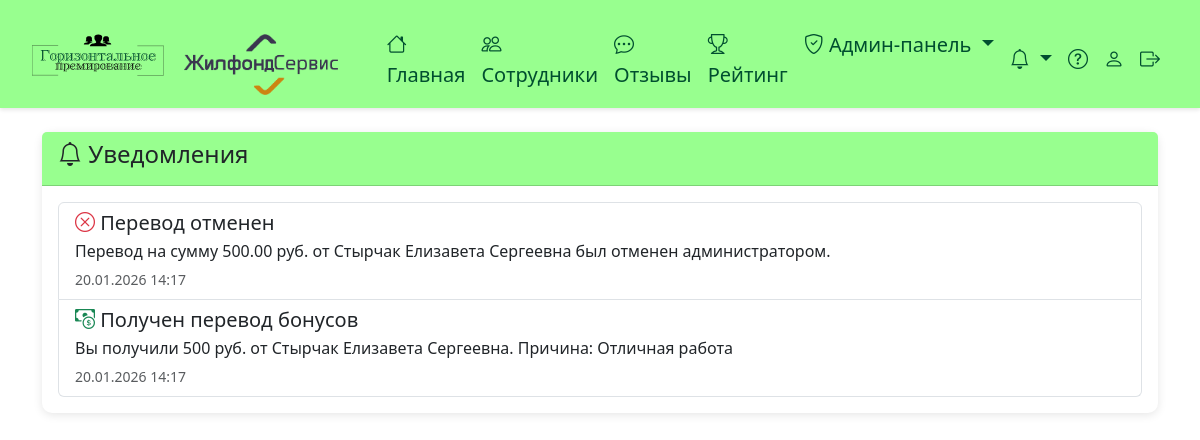
The app's page /notifications/ (signed in) with its own data.
### employees/models.py (models this page shows, shortened)
class SystemSettings(models.Model):
    monthly_bonus_amount = models.DecimalField(max_digits=10, decimal_places=2, default=1000.00, verbose_name='Сумма бонусных рублей на месяц')
    company_logo = models.ImageField(upload_to='company_logos/', blank=True, null=True, verbose_name='Логотип компании')
    class Meta:
        verbose_name = 'Настройка системы'
        verbose_name_plural = 'Настройки системы'
    @classmethod
    def get_settings(cls):
        settings, created = cls.objects.get_or_create(pk=1)
        return settings

class Notification(models.Model):
    TYPE_CHOICES = [
        ('transfer_received', 'Получен перевод'),
        ('transfer_cancelled', 'Перевод отменен'),
        ('news', 'Новость'),
        ('system', 'Системное'),
    ]
    user = models.ForeignKey(Employee, on_delete=models.CASCADE, related_name='notifications', verbose_name='Пользователь')
    type = models.CharField(max_length=20, choices=TYPE_CHOICES, verbose_name='Тип уведомления')
    title = models.CharField(max_length=200, verbose_name='Заголовок')
    message = models.TextField(verbose_name='Сообщение')
    is_read = models.BooleanField(default=False, verbose_name='Прочитано')
    created_at = models.DateTimeField(auto_now_add=True, verbose_name='Дата создания')
    related_transfer = models.ForeignKey(BonusTransfer, on_delete=models.SET_NULL, null=True, blank=True, verbose_name='Связанный перевод')
    class Meta:
        verbose_name = 'Уведомление'
        verbose_name_plural = 'Уведомления'
        ordering = ['-created_at']

### employees/views.py (the view)
# urls.py: path('notifications/', views.notifications_view, name='notifications'),
@login_required
def notifications_view(request):
    notifications = Notification.objects.filter(user=request.user).order_by('-created_at')
    unread_count = notifications.filter(is_read=False).count()
    if request.method == 'GET' and 'mark_read' in request.GET:
        Notification.objects.filter(user=request.user, is_read=False).update(is_read=True)
        return redirect('notifications')
    context = {
        'notifications': notifications,
        'unread_count': unread_count,
    }
    return render(request, 'employees/notifications.html', context)

### employees/context_processors.py (called while the page is built)
def notifications_count(request):
    if request.user.is_authenticated:
        unread_count = Notification.objects.filter(user=request.user, is_read=False).count()
        notifications = Notification.objects.filter(user=request.user).order_by('-created_at')[:10]
        return {
            'unread_notifications_count': unread_count,
            'notifications_list': notifications
        }
    return {
        'unread_notifications_count': 0,
        'notifications_list': []
    }

### employees/templatetags/employees_tags.py (called while the page is built)
@register.simple_tag
def get_system_settings():
    return SystemSettings.get_settings()

### templates/employees/notifications.html (shortened to what this page needs)
{% extends 'base.html' %}
{% block content %}
<div class="card">
    <div class="card-header d-flex justify-content-between align-items-center">
        <h4><i class="bi bi-bell"></i> Уведомления</h4>
    </div>
    <div class="card-body">
        {% if notifications %}
        <div class="list-group">
            {% for notification in notifications %}
            <div class="list-group-item {% if not notification.is_read %}list-group-item-primary{% endif %}">
                <div class="d-flex w-100 justify-content-between">
                    <div>
                        <h5 class="mb-1">
                            {% if notification.type == 'transfer_received' %}
                                <i class="bi bi-cash-coin text-success"></i>
                            {% elif notification.type == 'transfer_cancelled' %}
                                <i class="bi bi-x-circle text-danger"></i>
                            {% elif notification.type == 'news' %}
                                <i class="bi bi-newspaper text-info"></i>
                            {% else %}
                                <i class="bi bi-info-circle"></i>
                            {% endif %}
                            {{ notification.title }}
                        </h5>
                        <p class="mb-1">{{ notification.message }}</p>
                        <small class="text-muted">{{ notification.created_at|date:"d.m.Y H:i" }}</small>
                    </div>
                </div>
            </div>
            {% endfor %}
        </div>
        {% else %}
        <p class="text-center text-muted">У вас нет уведомлений</p>
        {% endif %}
    </div>
</div>
{% endblock %}

### templates/base.html (shortened to what this page needs)
<!DOCTYPE html>
<html lang="ru">
<head>
    <link href="https://cdn.jsdelivr.net/npm/bootstrap@5.3.0/dist/css/bootstrap.min.css" rel="stylesheet">
    <link rel="stylesheet" href="https://cdn.jsdelivr.net/npm/bootstrap-icons@1.11.0/font/bootstrap-icons.css">
</head>
<body>
    {% if user.is_authenticated %}
    <nav class="navbar navbar-expand-lg navbar-dark">
        <div class="container-fluid">
            <a class="navbar-brand" href="{% url 'home' %}" style="margin-left: 20px;">
                <div style="display: flex; align-items: center; gap: 10px; ">
                <img src="/media/logo1.svg" width="40%" style="vertical-align: middle; ">
                {% load static %}
                {% load employees_tags %}
                {% get_system_settings as settings %}
                {% if settings.company_logo %}
                    <img src="{{ settings.company_logo.url }}" height="61" style="margin-left: 10px; vertical-align: middle; margin-top: 23px;">
                {% endif %}
                </div>
            </a>
            <div class="collapse navbar-collapse" id="navbarNav">
                <ul class="navbar-nav me-auto">
                    <li class="nav-item">
                        <a class="nav-link" href="{% url 'home' %}"><i class="bi bi-house"></i> Главная</a>
                    </li>
                    <li class="nav-item">
                        <a class="nav-link" href="{% url 'employees_list' %}"><i class="bi bi-people"></i> Сотрудники</a>
                    </li>
                    <li class="nav-item">
                        <a class="nav-link" href="{% url 'reviews_list' %}"><i class="bi bi-chat-dots"></i> Отзывы</a>
                    </li>
                    <li class="nav-item">
                        <a class="nav-link" href="{% url 'rating' %}"><i class="bi bi-trophy"></i> Рейтинг</a>
                    </li>
                    {% if user.is_admin %}
                    <li class="nav-item dropdown">
                        <a class="nav-link dropdown-toggle" href="#" id="adminDropdown" role="button" data-bs-toggle="dropdown">
                            <i class="bi bi-shield-check"></i> Админ-панель
                        </a>
                    </li>
                    {% endif %}
                </ul>
                <ul class="navbar-nav">
                    <li class="nav-item dropdown">
                        <a class="nav-link dropdown-toggle position-relative" href="#" id="notificationsDropdown" role="button" data-bs-toggle="dropdown" aria-expanded="false">
                            <i class="bi bi-bell"></i>
                        </a>
                    </li>
                    <li class="nav-item">
                        <a class="nav-link" href="/media/instruction.pdf" target="_blank" title="Инструкция по использованию системы">
                            <i class="bi bi-question-circle"></i>
                        </a>
                    </li>
                    <li class="nav-item">
                        <a class="nav-link" href="{% url 'profile' %}" ><i class="bi bi-person"></i> </a>
                    </li>
                    <li class="nav-item">
                        <a class="nav-link" href="{% url 'logout' %}" style="margin-right: 20px;"><i class="bi bi-box-arrow-right"></i> </a>
                    </li>
                </ul>
            </div>
        </div>
    </nav>
    {% endif %}
    <div class="container mt-4">
        {% block content %}{% endblock %}
    </div>
</body>
</html>

### templates/base.html (style rules this page uses)
body { background-image: #fff; }
.navbar { background: linear-gradient(rgba(152, 255, 143, 1), rgba(152, 255, 143, 1) 100%, rgba(173, 250, 166, 1) 0%); box-shadow: 0 2px 4px rgba(0,0,0,0.1); position: sticky; top: 0; z-index: 1000; }
body { padding-top: 0; }
.navbar-brand, .nav-link { color: rgba(0, 79, 47, 1) !important; padding-top: 3px; border: 3px; }
.nav-item { font-size: 20px; color: rgba(0, 79, 47, 1); font-weight: medium; margin-top: 16px; }
.card { border: none; border-radius: 10px; box-shadow: 0 2px 10px rgba(0,0,0,0.1); margin-bottom: 20px; }
.card-header { background: linear-gradient(rgba(152, 255, 143, 1), rgba(152, 255, 143, 1) 100%, rgba(173, 250, 166, 1) 0%); color: rgba(0, 79, 47, 1) border-radius: 10px 10px 0 0 !important; }

### records on screen
SystemSettings: company_logo (picture)
Notification: title "Перевод отменен", message "Перевод на сумму 500.00 руб. от Стырчак Елизавета Сергеевна был отменен администратором.", created_at "20.01.2026 14:17"
Notification: title "Получен перевод бонусов", message "Вы получили 500 руб. от Стырчак Елизавета Сергеевна. Причина: Отличная работа", created_at "20.01.2026 14:17"
